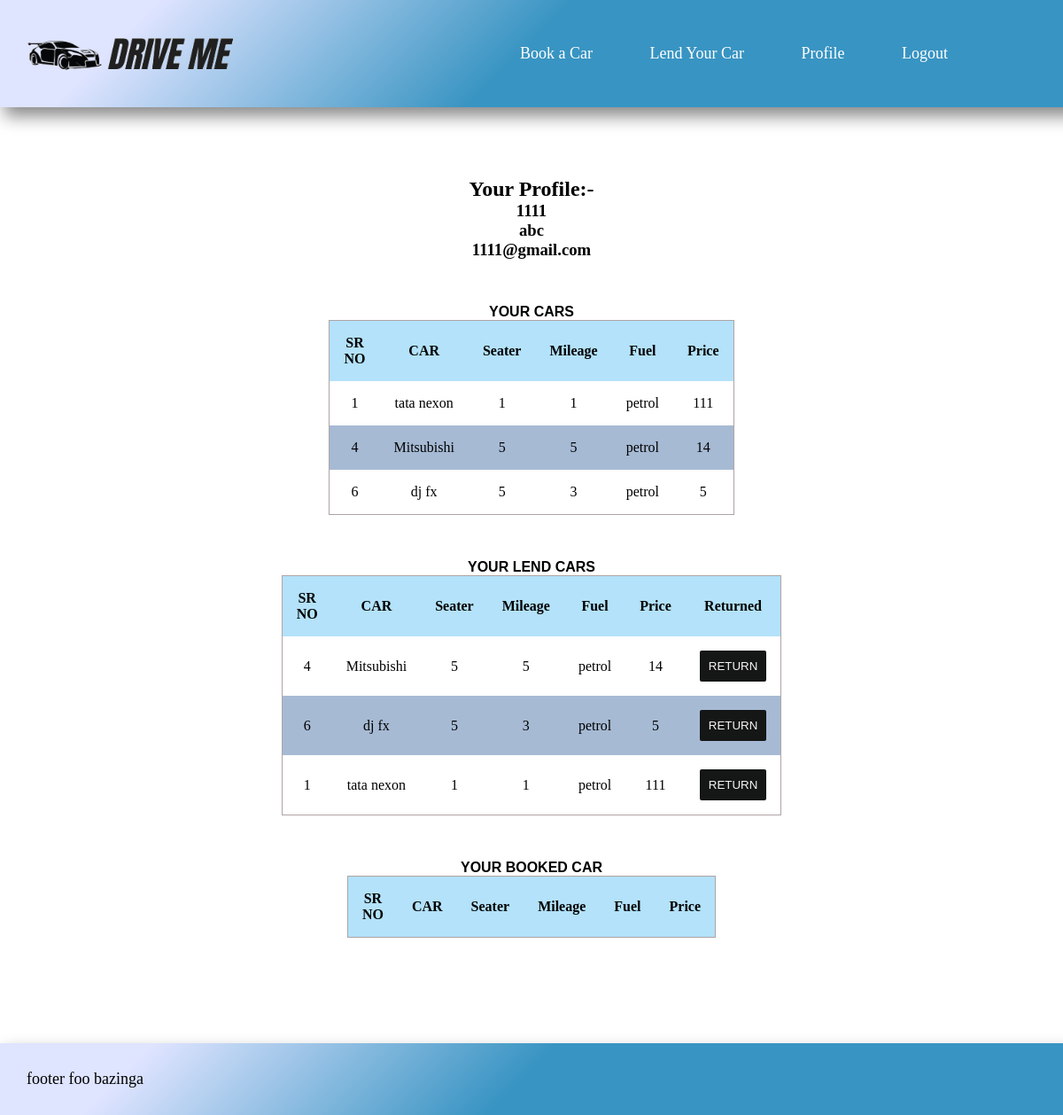
The app's page /profile (signed in) with its own data.
### tables this page shows
CREATE TABLE "users" (
	"phno"	INTEGER UNIQUE,
	"name"	TEXT,
	"password"	TEXT,
	"email"	TEXT,
	PRIMARY KEY("phno")
);

CREATE TABLE "cars" (
	"car_id"	INTEGER UNIQUE,
	"car_name"	TEXT,
	"owner_phno"	INTEGER,
	"seater"	INTEGER,
	"mileage"	NUMERIC,
	"fuel_type"	TEXT,
	"price"	NUMERIC,
	"available"	INTEGER,
	PRIMARY KEY("car_id" AUTOINCREMENT)
);

### driveMe/driveMe.py (the view)
@driveMe.route('/profile')
def profile():
    if "user" in session:
        conn = sqlite3.connect("database.db")
        cur = conn.cursor()
        phno = int(session["user"])
        data1 = []
        data2 = []
        data3 = []
        data4 = []
        try:
            data1 = cur.execute(
                "SELECT car_id,car_name,seater,mileage,fuel_type,price  FROM cars WHERE owner_phno = {a}".format(a=phno)).fetchall()
            data2 = cur.execute(
                "SELECT phno,name,email FROM users WHERE phno={a}".format(a=phno)).fetchall()
        except:
            data1 = []
            data2 = []
        try:
            car_id_lended = (cur.execute(
                "SELECT car_id FROM transactions WHERE lender_id={a} AND returned=0".format(a=phno)).fetchall())
            for i in car_id_lended:
                data3.append(cur.execute(
                    "SELECT car_id,car_name,seater,mileage,fuel_type,price FROM cars WHERE car_id={a}".format(a=i[0])).fetchall())
        except:
            data3 = []
        try:
            car_id_borrowed = (cur.execute(
                "SELECT car_id FROM transactions WHERE borrower_id={a} AND returned=0".format(a=phno)).fetchall())
            for i in car_id_borrowed:
                data4.append(cur.execute(
                    "SELECT car_id,car_name,seater,mileage,fuel_type,price FROM cars WHERE car_id={a}".format(a=i[0])).fetchall())
        except:
            data4 = []
        return render_template("profile.html", cars=data1, user=data2, lended_cars=data3, borrowed_cars=data4)
    else:
        return redirect(url_for('auth.login'))

### driveMe/templates/profile.html (shortened to what this page needs)
<!DOCTYPE html>
<html lang="en">
<head>
    <link rel="stylesheet" href="{{url_for('static',filename='css/profile.css')}}">
</head>
<body>
    <header>
        <img src="{{url_for('static', filename='logo.png')}}" alt="Company Logo"
            class="company-logo">
        <nav class="navbar">
            <ul>
                <li class="nav-link"><a href="/book">Book a Car</a></li>
                <li class="nav-link"><a href="{{url_for('driveMe.lend')}}">Lend Your Car</a></li>
                <li class="nav-link"><a href="/profile">Profile</li>
                <li style="color: rgb(44, 44, 165);"><a href="{{url_for('auth.logout')}}">Logout</a></li>
            </ul>
        </nav>
    </header>
    <div class="details">
        <h2>Your Profile:-</h2>
            <h3>{{user[0][0]}}</h3>
            <h3> {{user[0][1]}}</h3>
            <h3>{{user[0][2]}}</h3>
    </div>
    <div class="profile" style=" margin-top: 50px;">
        <table class="sec1">
            <caption>YOUR CARS</caption>
            <tr style="background-color:rgb(179, 226, 250) ">
                <th>SR NO </th>
                <th>CAR</th>
                <th>Seater</th>
                <th>Mileage</th>
                <th>Fuel</th>
                <th>Price</th>
            </tr>
            <tbody>
                {% for data1 in cars %}
                <tr>
                    <td>{{data1[0]}}</td>
                    <td>{{data1[1]}}</td>
                    <td>{{data1[2]}}</td>
                    <td>{{data1[3]}}</td>
                    <td>{{data1[4]}}</td>
                    <td>{{data1[5]}}</td>
                </tr>
                {% endfor %}
            </tbody>
        </table>
        <table class="sec2">
            <caption>YOUR LEND CARS</caption>
            <tr style="background-color:rgb(179, 226, 250) ">
                <th>SR NO </th>
                <th>CAR</th>
                <th>Seater</th>
                <th>Mileage</th>
                <th>Fuel</th>
                <th>Price</th>
                <th>Returned</th>
            </tr>
            <tbody>
                {% for data in lended_cars %}
                <tr>
                    <td>{{data[0][0]}}</td>
                    <td>{{data[0][1]}}</td>
                    <td>{{data[0][2]}}</td>
                    <td>{{data[0][3]}}</td>
                    <td>{{data[0][4]}}</td>
                    <td>{{data[0][5]}}</td>
                    <td>
                        <form action="{{url_for('driveMe.returned_button')}}" method='POST'>
                            <button type="submit" value="{{data[0][0]}}" name="car_id">RETURN</button>
                        </form>
                    </td>
                </tr>
                {% endfor %}
            </tbody>
        </table>
        <table class="sec3">
            <caption>YOUR BOOKED CAR</caption>
            <tr style="background-color:rgb(179, 226, 250) ">
                <th>SR NO </th>
                <th>CAR</th>
                <th>Seater</th>
                <th>Mileage</th>
                <th>Fuel</th>
                <th>Price</th>
            </tr>
        </table>
    </div>
    <footer>
        <p>footer foo bazinga</p>
    </footer>
</body>
</html>

### static/css/profile.css (style rules this page uses)
* { margin: 0px; padding: 0px; }
button { display: inline-block; color:whitesmoke; width: auto; padding: 10px; text-align: center; background-color: rgb(21, 22, 22); border: none; border-radius: 2px; }
.company-logo { margin-right: auto; width: 20%; height: 20%; cursor: pointer; }
header { position: fixed; top:0; width: 100%; padding: 30px; display: flex; justify-content: space-between; align-items: center; font-size: large; background: rgb(56,148,194); background: linear-gradient(315deg, rgba(56,148,194,1) 53%, rgba(223,228,255,1) 87%); box-shadow: 5px 10px 18px #888888; }
nav { margin-right: 10%; }
header a, li { text-decoration: none; }
.navbar li { padding : 20px; display: inline-block; margin-right: 20px; }
.navbar li a { color: white; }
footer { position: fixed; bottom:0; width: 100%; padding: 30px; display: flex; justify-content: space-between; align-items: center; font-size: large; font-size: large; background: rgb(56,148,194); background: linear-gradient(315deg, rgba(56,148,194,1) 53%, rgba(223,228,255,1) 87%); box-shadow: 5px 10px 18px #888888; }
div.profile { display: flex; flex-direction: column; margin-top: 50px; margin-bottom: 200px; justify-content: center; align-items: center; gap: 50px; }
.details { margin-top: 200px; text-align: center; }
.sec1 { width: 300px; order: 1; }
.sec2 { width: 300px; order: 2; }
.sec3 { width: 300px; order: 3; }
caption { font: 1em sans-serif; font-weight: bold; }
table { border-collapse: collapse; border-spacing: 0; border: 1px solid rgb(175, 164, 164); }
th, td { text-align: center; padding: 16px; }
\tr:nth-child(even) { background-color: #a6bad4; }

### records on screen
users: phno "1111", name "abc", email "1111@gmail.com"
cars: car_id "1", car_name "tata nexon", seater "1", mileage "1", fuel_type "petrol", price "111"
cars: car_id "4", car_name "Mitsubishi", seater "5", mileage "5", fuel_type "petrol", price "14"
cars: car_id "6", car_name "dj fx", seater "5", mileage "3", fuel_type "petrol", price "5"
